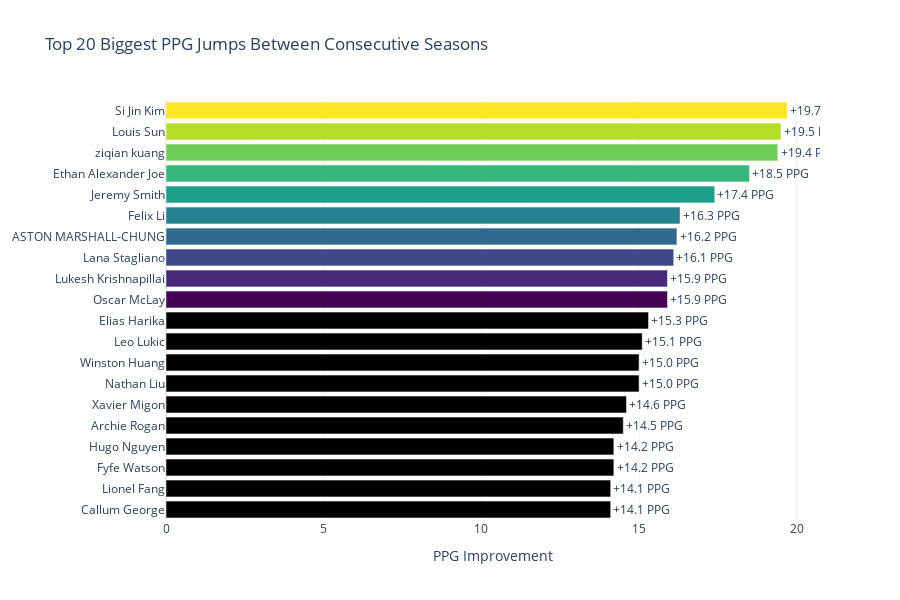

Notebook source saved alongside this figure:
### Markdown cell above
## 🚀 Breakout Players: Biggest PPG Jumps

Which players had the most dramatic improvement between consecutive seasons? These are the breakout stars — the kids who suddenly "got it."

### Code cell
# Calculate season-over-season PPG change
ps_sorted = player_season.sort_values(['player_id', 'season_order'])
ps_sorted['prev_ppg'] = ps_sorted.groupby('player_id')['ppg'].shift(1)
ps_sorted['prev_games'] = ps_sorted.groupby('player_id')['games'].shift(1)
ps_sorted['ppg_jump'] = ps_sorted['ppg'] - ps_sorted['prev_ppg']

# Filter: must have played 5+ games in both seasons
breakouts = ps_sorted[
    (ps_sorted['prev_ppg'].notna()) & 
    (ps_sorted['games'] >= 5) & 
    (ps_sorted['prev_games'] >= 5)
].copy()

top20 = breakouts.nlargest(20, 'ppg_jump')[
    ['first_name', 'last_name', 'season_name', 'age_group', 'prev_ppg', 'ppg', 'ppg_jump', 'games']
].copy()
top20.columns = ['First', 'Last', 'Season', 'Age Group', 'Prev PPG', 'New PPG', 'Jump', 'Games']
top20['Prev PPG'] = top20['Prev PPG'].round(1)
top20['New PPG'] = top20['New PPG'].round(1)
top20['Jump'] = top20['Jump'].round(1)

fig = go.Figure(go.Bar(
    y=[f"{r['First']} {r['Last']}" for _, r in top20.iterrows()],
    x=top20['Jump'],
    orientation='h',
    marker_color=px.colors.sequential.Viridis[::-1][:20],
    text=[f"+{j:.1f} PPG" for j in top20['Jump']],
    textposition='outside',
    hovertext=[f"{r['Prev PPG']} → {r['New PPG']} PPG ({r['Season']}, {r['Age Group']})" for _, r in top20.iterrows()]
))
fig.update_layout(
    title='Top 20 Biggest PPG Jumps Between Consecutive Seasons',
    xaxis_title='PPG Improvement', yaxis=dict(autorange='reversed'),
    template='plotly_white', height=600, margin=dict(l=150)
)
fig.show()

print(top20.to_string(index=False))

### Figure 1 — Plotly figure (JSON) as saved in the notebook; plotly's stock layout.template omitted (floating-point values rounded to 4 significant figures)
{"data": [{"hovertext": ["8.3 → 28.0 PPG (Summer 2025/26, U14)", "3.2 → 22.7 PPG (Summer 2025/26, U16)", "4.5 → 23.9 PPG (Summer 2024/25, U12)", "10.1 → 28.5 PPG (Winter 2025, U13)", "1.4 → 18.8 PPG (Winter 2025, U11)", "1.0 → 17.3 PPG (Summer 2024/25, U14)", "0.2 → 16.4 PPG (Winter 2024, U11)", "2.1 → 18.2 PPG (Summer 2024/25, U08)", "2.4 → 18.3 PPG (Summer 2024/25, U14)", "6.3 → 22.2 PPG (Summer 2025/26, U14)", "3.9 → 19.2 PPG (Summer 2024/25, U16)", "5.1 → 20.2 PPG (Winter 2025, U11)", "1.7 → 16.7 PPG (Summer 2024/25, U08)", "6.2 → 21.2 PPG (Summer 2024/25, U14)", "5.4 → 19.9 PPG (Winter 2024, U13)", "2.1 → 16.7 PPG (Summer 2025/26, U21)", "1.9 → 16.1 PPG (Summer 2024/25, U12)", "1.3 → 15.5 PPG (Winter 2025, U13)", "2.1 → 16.2 PPG (Winter 2025, U13)", "2.6 → 16.7 PPG (Summer 2024/25, U14)"], "marker": {"color": ["#fde725", "#b5de2b", "#6ece58", "#35b779", "#1f9e89", "#26828e", "#31688e", "#3e4989", "#482878", "#440154"]}, "orientation": "h", "text": ["+19.7 PPG", "+19.5 PPG", "+19.4 PPG", "+18.5 PPG", "+17.4 PPG", "+16.3 PPG", "+16.2 PPG", "+16.1 PPG", "+15.9 PPG", "+15.9 PPG", "+15.3 PPG", "+15.1 PPG", "+15.0 PPG", "+15.0 PPG", "+14.6 PPG", "+14.5 PPG", "+14.2 PPG", "+14.2 PPG", "+14.1 PPG", "+14.1 PPG"], "textposition": "outside", "type": "bar", "x": [19.7, 19.5, 19.4, 18.5, 17.4, 16.3, 16.2, 16.1, 15.9, 15.9, 15.3, 15.1, 15.0, 15.0, 14.6, 14.5, 14.2, 14.2, 14.1, 14.1], "y": ["Si Jin Kim", "Louis Sun", "ziqian kuang", "Ethan Alexander Joe", "Jeremy Smith", "Felix Li", "ASTON MARSHALL-CHUNG", "Lana Stagliano", "Lukesh Krishnapillai", "Oscar McLay", "Elias Harika", "Leo Lukic", "Winston Huang", "Nathan Liu", "Xavier Migon", "Archie Rogan", "Hugo Nguyen", "Fyfe Watson", "Lionel Fang", "Callum George"]}], "layout": {"height": 600, "margin": {"l": 150}, "title": {"text": "Top 20 Biggest PPG Jumps Between Consecutive Seasons"}, "xaxis": {"title": {"text": "PPG Improvement"}}, "yaxis": {"autorange": "reversed"}}}
